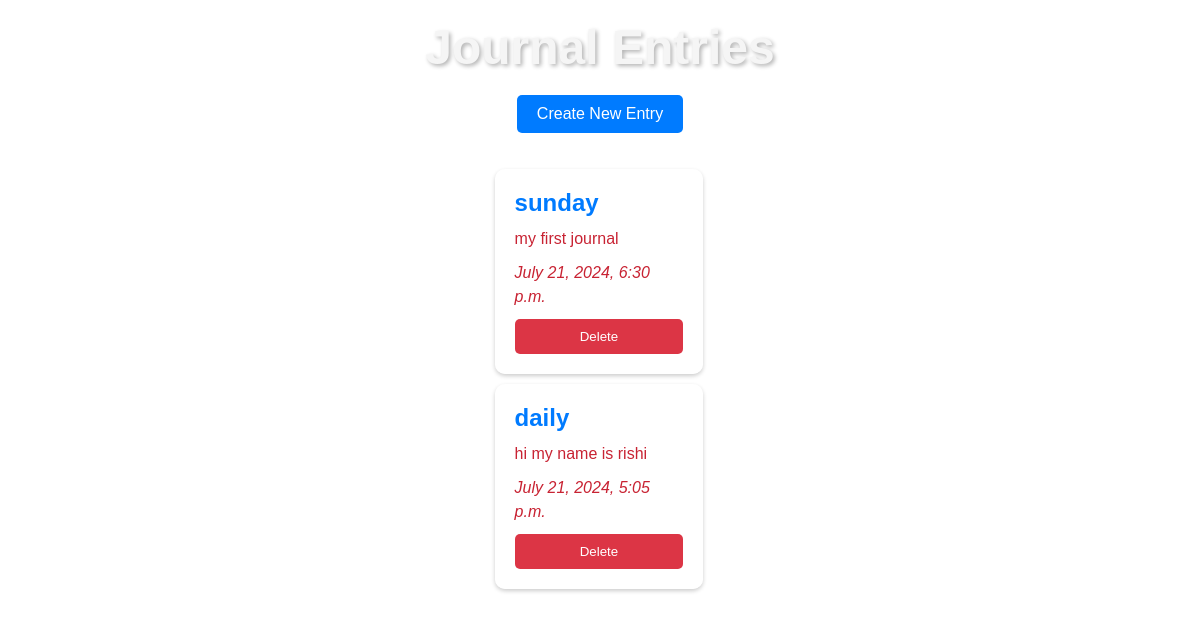
The app's page /, older data.
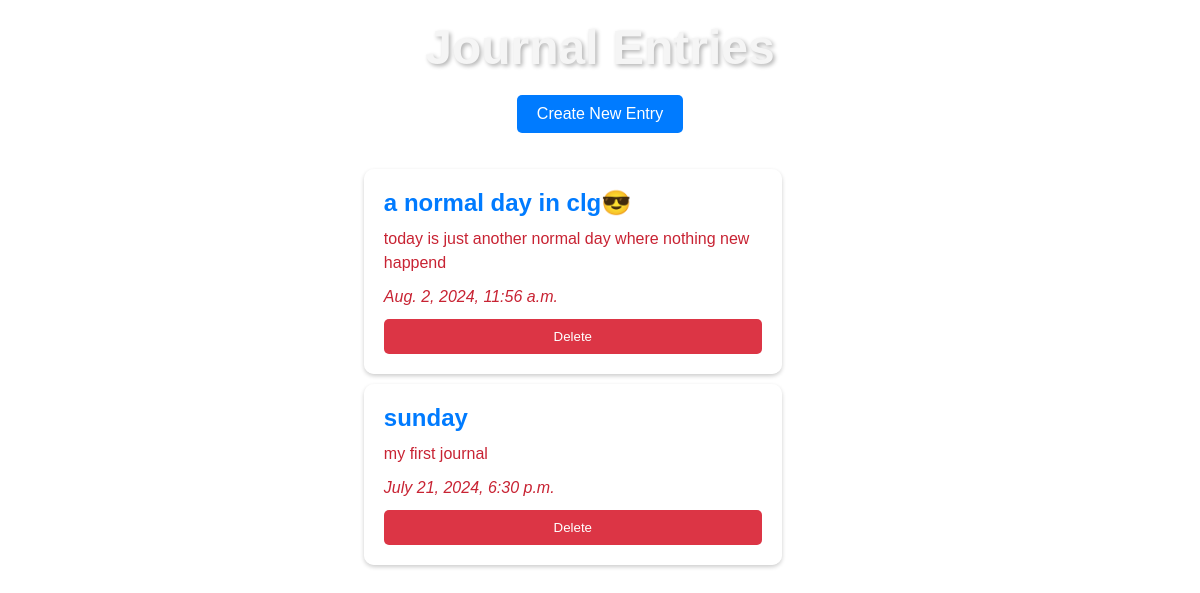
The same page, newer data.
### first_app/models.py (models this page shows, shortened)
class JournalEntry(models.Model):
    title = models.CharField(max_length=200)
    content = models.TextField()
    created_at = models.DateTimeField(default=timezone.now)

### first_app/views.py (the view)
# urls.py: path('', views.journal_list, name='journal_list'),
def journal_list(request):
    entries = JournalEntry.objects.all().order_by('-created_at')
    return render(request, 'journal/journal_list.html', {'entries': entries})

### first_app/templates/journal/journal_list.html (shortened to what this page needs)
<!DOCTYPE html>
<html>
<head>
    {% load static %}
    <link rel="stylesheet" type="text/css" href="{% static 'journal/css/styles.css' %}">
</head>
<body>
    <h1>Journal Entries</h1>
    <a href="{% url 'journal_create' %}">Create New Entry</a>
    <ul>
        {% for entry in entries %}
            <li>
                <h2 class="H2">{{ entry.title }}</h2>
                <p>{{ entry.content }}</p>
                <p><em>{{ entry.created_at }}</em></p>
                <form method="post" action="{% url 'journal_delete' entry.pk %}">
                    <button type="submit">Delete</button>
                </form>
            </li>
        {% endfor %}
    </ul>
</body>
</html>

Row changes from the older to the newer data that the page shows:
removed JournalEntry: title "daily", content "hi my name is rishi", created_at "July 21, 2024, 5:05 p.m."
added JournalEntry: title "a normal day in clg😎", content "today is just another normal day where nothing new happend", created_at "Aug. 2, 2024, 11:56 a.m."
